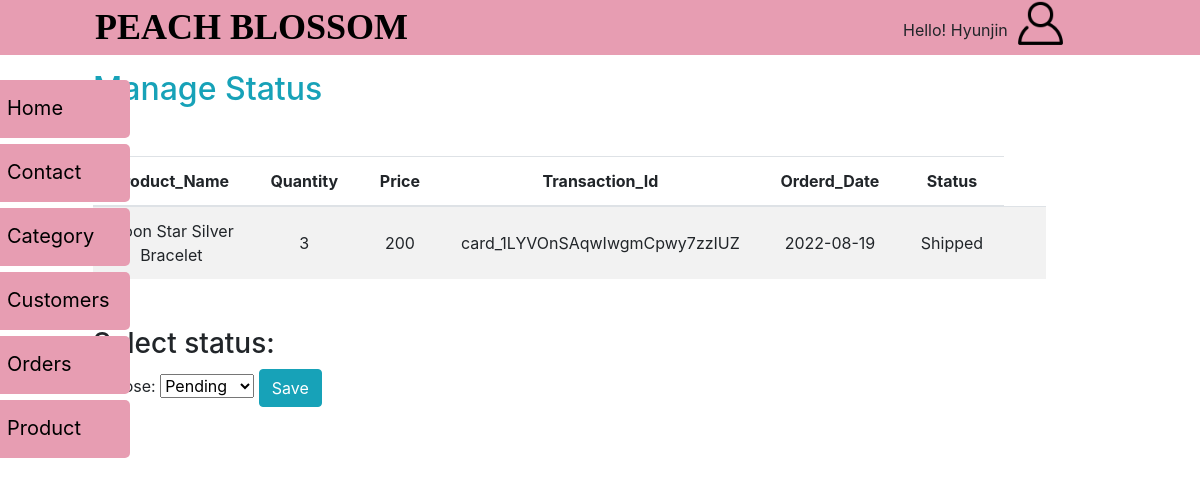
Page /Admin/managestatus.php?id=45 (signed in) on the committed database.
### tables this page shows
CREATE TABLE `orders` (
  `ORDER_ID` int(11) NOT NULL,
  `PRODUCT_NAME` varchar(50) NOT NULL,
  `QUANTITY` varchar(20) NOT NULL,
  `PRICE` varchar(50) NOT NULL,
  `CUSTOMER` int(11) NOT NULL,
  `TRANSACTION_ID` varchar(100) NOT NULL,
  `ORDERED_DATE` date NOT NULL,
  `ORDER_STATUS` varchar(20) DEFAULT NULL
);

### Admin/managestatus.php (the view, shortened to what this page needs)
<?php
         require "dashboard.php";
         ?>
<?php
$conn = new mysqli("localhost","root","","peachblossom");
 if(isset($_SESSION['user'])){
    if(isset($_GET['id'])){
 	$id = $_GET['id'];?>
<div class="container">
  <div class="my-3 mx-5">
    <h2 class="text-info">Manage Status</h2>
  </div>
  <div class="mx-5 my-5">
  	<table class="table table-striped">
  <thead>
    <tr>
      <th scope="col">Product_Name</th>
      <th scope="col">Quantity</th>
      <th scope="col">Price</th>
      <th scope="col">Transaction_Id</th>
      <th scope="col">Orderd_Date</th>
      <th scope="col">Status</th>
    </tr>
  </thead>
  <tbody>
  	<?php
  	$sql = "SELECT * FROM orders WHERE order_id='$id'";
  	$results=$conn->query($sql);
	if($results->num_rows>0){
		while($row = $results->fetch_assoc()){?>
	<tr>
      <td><?php echo $row['PRODUCT_NAME'] ?></td>
      <td><?php echo $row['QUANTITY'] ?></td>
      <td><?php echo $row['PRICE'] ?></td>
      <td><?php echo $row['TRANSACTION_ID'] ?></td>
      <td><?php echo $row['ORDERED_DATE']?></td>
      <td><?php echo $row['ORDER_STATUS']?></td>
      <td></td>
  	</tr>
  	 <?php
  	}
  }
  else{
  	?>
	<div>
		<h2>No Order has been made by this customer.</h2>
	</div>
  <?php
	}
  ?>
  </tbody>
</table>
  </div>
  <div class="mx-5 my-5">
    <h3>Select status:</h3>
    <form class="form" method="post">
      <label class="form-label">Choose:</label>
      <select class="form-select" name="status">
       <option selected>Pending</option>
      </select>
      <input type="submit" name="savestatus" value="Save" class="btn btn-info">
    </form>
  </div>
</div>
<?php
	}
}
?>

### Admin/css/dash.css (style rules this page uses)
.table { text-align: center; width:94% !important; margin-top: 1pc; }
td { width:150pc; vertical-align: middle !important; }

### rows in the picture
orders: PRODUCT_NAME "Moon Star Silver Bracelet", QUANTITY "3", PRICE "200", TRANSACTION_ID "card_1LYVOnSAqwIwgmCpwy7zzIUZ", ORDERED_DATE "2022-08-19", ORDER_STATUS "Shipped"

### other values in the picture
$_SESSION['user'] "Hyunjin"
